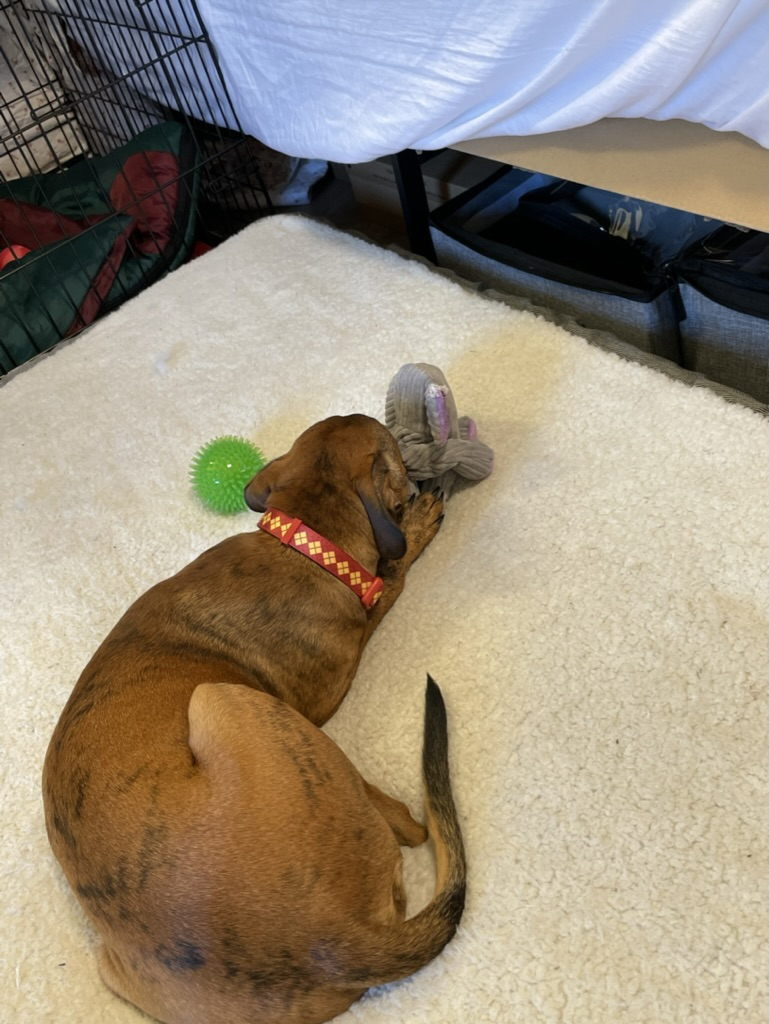
#> input picture src/pynfeld/static/images/doctor.jpeg, 769 x 1024 px
$ python image_processing.py
#> lines starting #> are read from the running program, lines starting #| are printed output that depends on the picture
import cv2

img = cv2.imread("doctor.jpeg")
#> img is the input picture: shape (1024, 769, 3); mean B, G, R 123.1, 140.4, 151.7

img_resize = cv2.resize(img, (400,500))
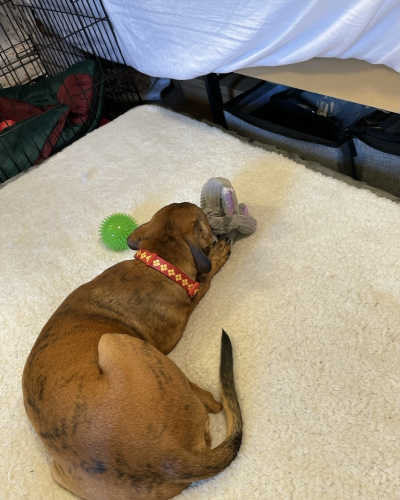
#> img_resize: shape (500, 400, 3); mean B, G, R 122.9, 140.3, 151.6

print(img_resize.shape)
#| (500, 400, 3)
cv2.imwrite("doctor_resized.jpeg", img_resize)
